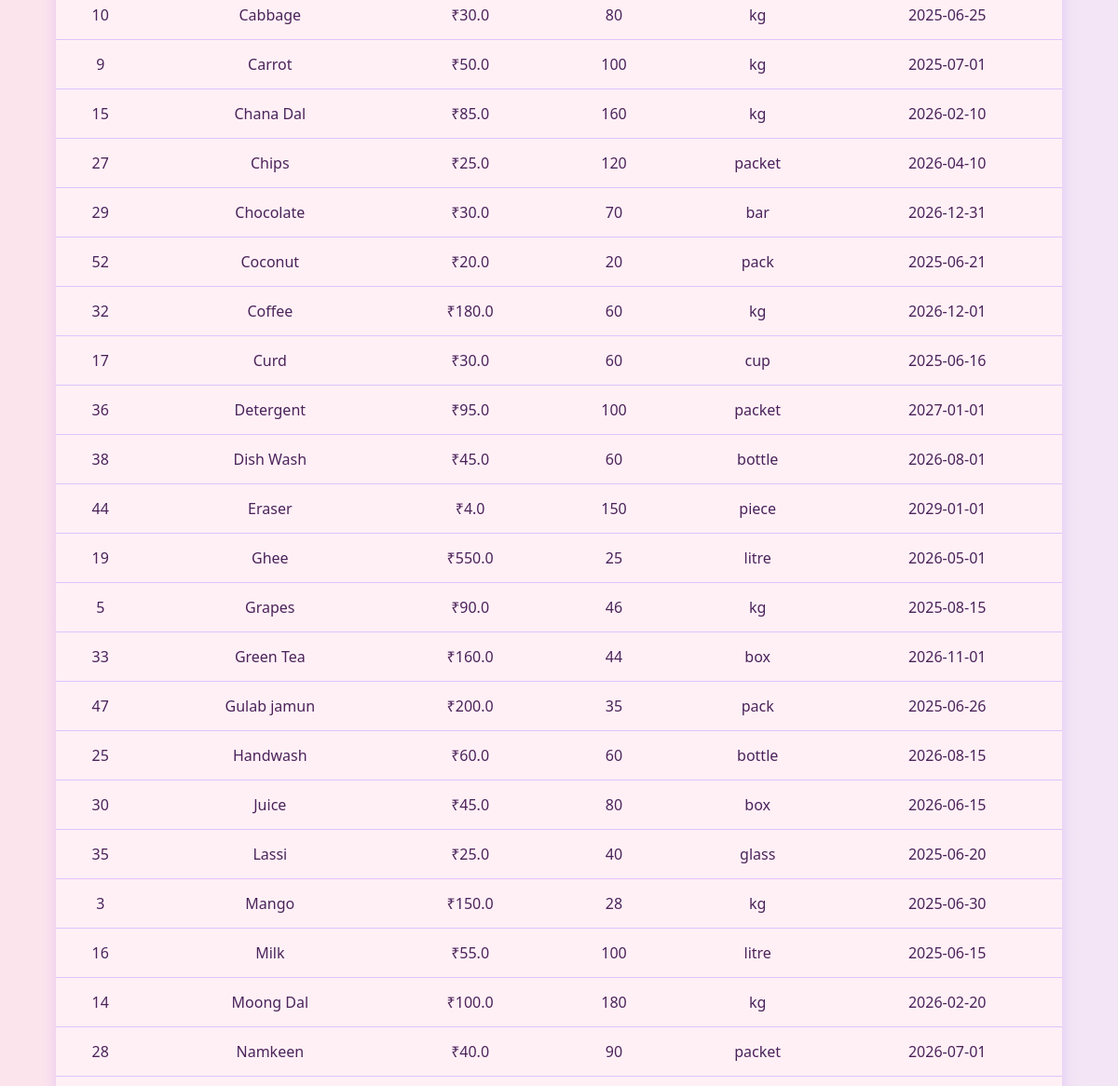
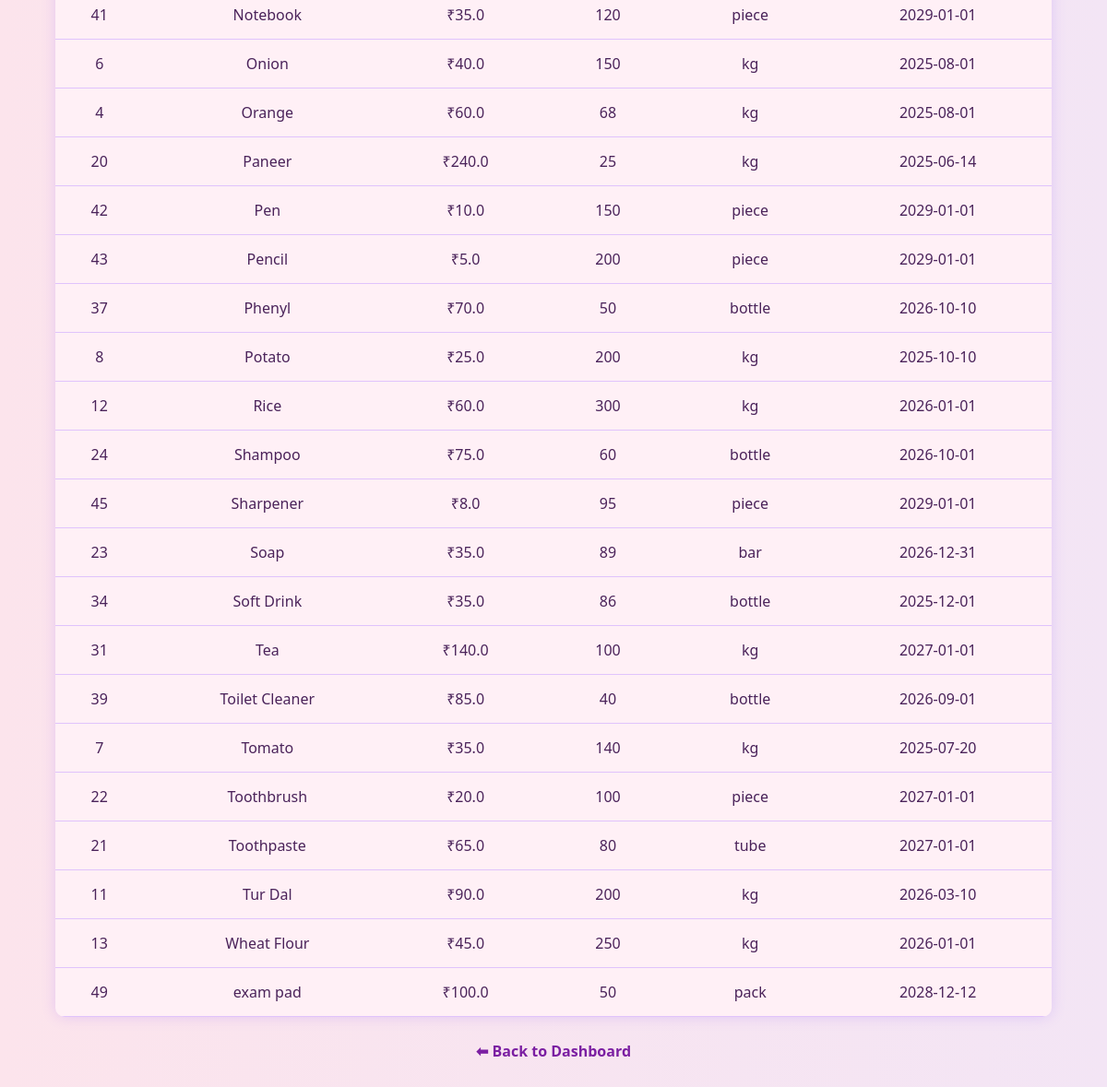
Page /manager/products (signed in, lower part) on the earlier database version (2 pictures, top to bottom).
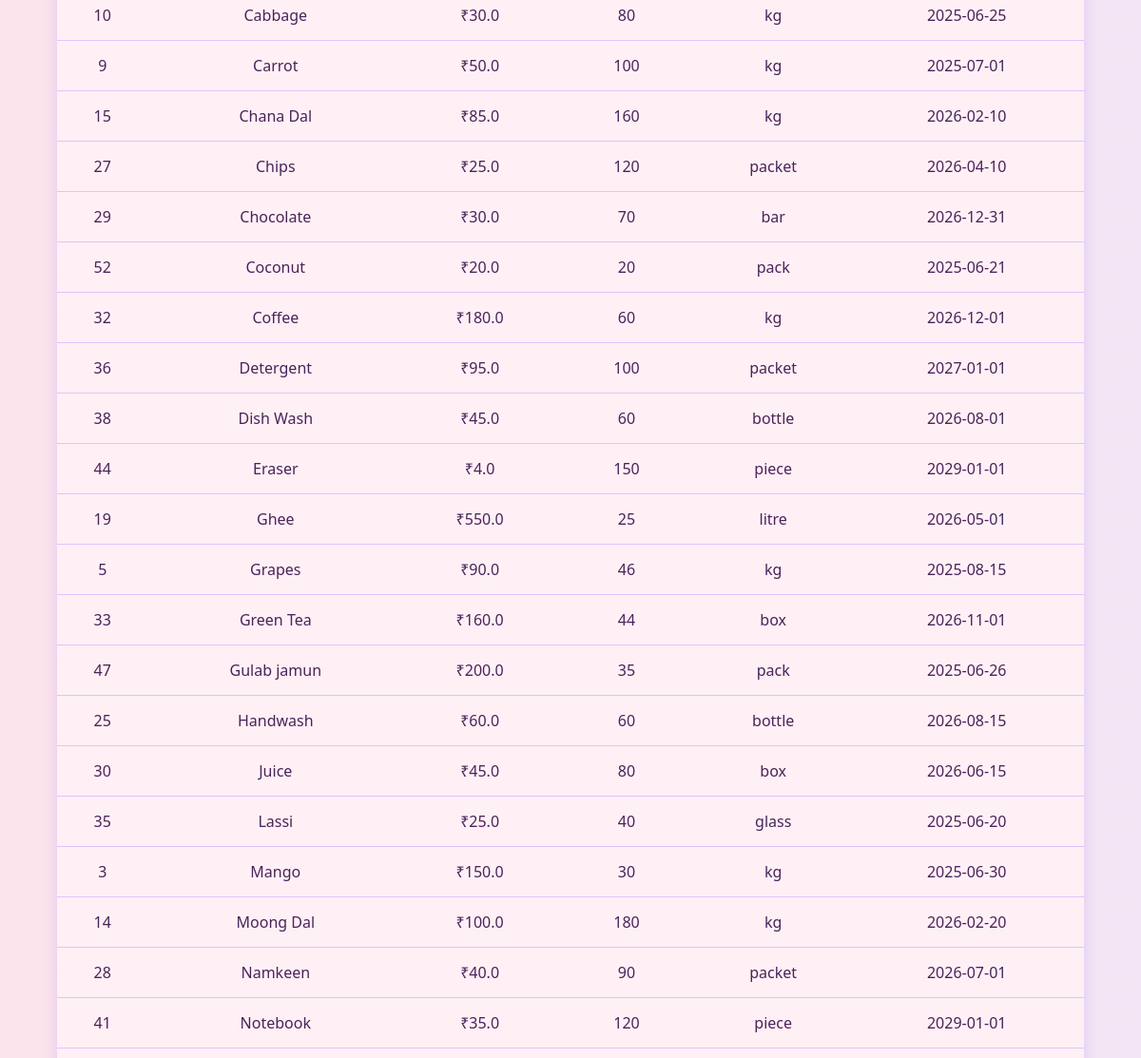
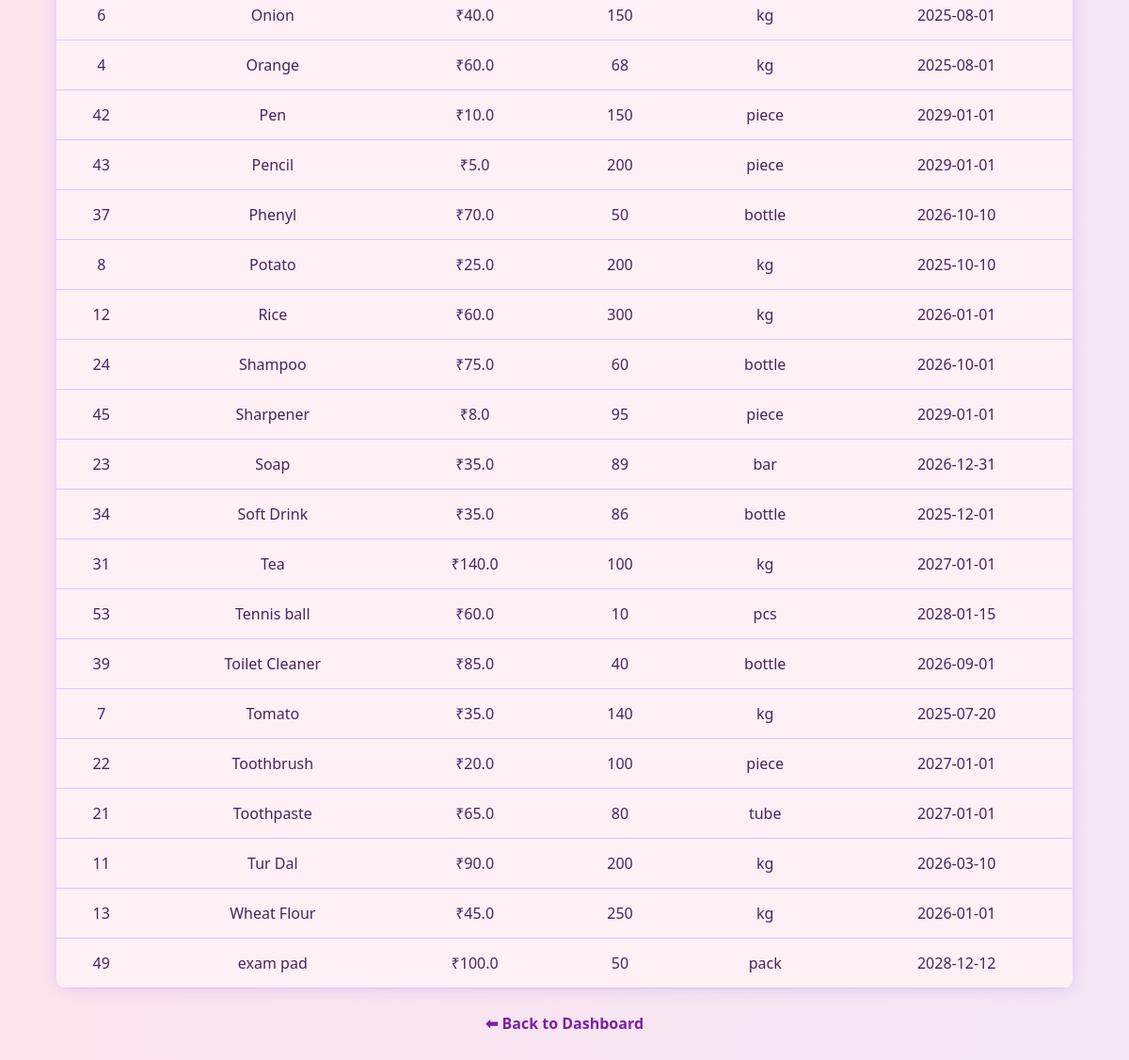
Same page on the later database version (2 pictures, top to bottom).
### tables this page shows
CREATE TABLE products(
            id INTEGER PRIMARY KEY AUTOINCREMENT,
            name TEXT NOT NULL,
            description TEXT,
            price REAL NOT NULL,
            stock INTEGER NOT NULL,
            expiry_date TEXT,
            unit TEXT NOT NULL,
            image_url TEXT,
            category TEXT
        );

### app.py (the view)
@app.route('/manager/products')
def manager_view_products():
    if 'role' in session and session['role'] == 'manager':
        with get_db_connection() as conn:
            cursor = conn.cursor()
            cursor.execute("""
                SELECT id, name, price, stock, expiry_date, unit, image_url
                FROM products
                ORDER BY name ASC
            """)
            products = cursor.fetchall()
        return render_template("manager_products.html", products=products)
    return redirect('/login')

### app.py (called while the page is built)
@contextmanager
def get_db_connection():
    conn = sqlite3.connect("grocery.db", timeout=10)
    conn.execute("PRAGMA journal_mode=WAL;")
    try:
        yield conn
        conn.commit()
    except Exception as e:
        conn.rollback()
        raise e
    finally:
        conn.close()

### templates/manager_products.html (shortened to what this page needs)
<!DOCTYPE html>
<html lang="en">
<head>
    <link href="https://cdn.jsdelivr.net/npm/bootstrap@5.3.3/dist/css/bootstrap.min.css" rel="stylesheet">
</head>
<body>
    <table>
        {% for prod in products %}
        <tr class="{% if loop.index <= 2 %}top-row{% endif %}">
            <td>{{ prod[0] }}</td>
            <td>
                {{ prod[1] }}
            </td>
            <td>₹{{ prod[2] }}</td>
            <td>{{ prod[3] }}</td>
            <td>{{ prod[5] }}</td>
            <td>{{ prod[4] or '—' }}</td>
        </tr>
        {% endfor %}
    </table>
    <a class="back-link" href="{{ url_for('manager_dashboard') }}">⬅ Back to Dashboard</a>
</body>
</html>

Differences in the rows shown:
removed products: id "17", name "Curd", price "30.0", stock "60", unit "cup", expiry_date "2025-06-16"
removed products: id "16", name "Milk", price "55.0", stock "100", unit "litre", expiry_date "2025-06-15"
removed products: id "20", name "Paneer", price "240.0", stock "25", unit "kg", expiry_date "2025-06-14"
changed products "Mango": stock "28" → "30"
added products: id "53", name "Tennis ball", price "60.0", stock "10", unit "pcs", expiry_date "2028-01-15"
